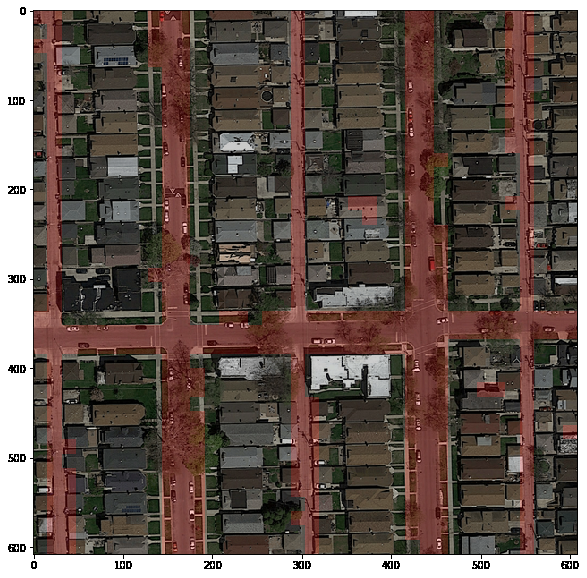
#> input picture foto_strade.png, 587 x 578 px
$ python -i preprocessing.py   (imports and definitions only)   (older library calls are emulated)
#> lines starting #> are read from the running program, lines starting #| are printed output that depends on the picture
#> further down, picture is the input picture: shape (578, 587, 3); mean B, G, R 77.9, 84.8, 98.6
import matplotlib.image as mpimg
import numpy as np
import matplotlib.pyplot as plt
import os,sys
import cv2
from scipy import ndimage
from PIL import Image
from helpers_img import *
from sklearn.cluster import KMeans
from sklearn import preprocessing as prp

# [25 lines left out: functions rotation, flip, not called in this run]

def add_gray_dimension(img):
    """
    Obtains the grayscale channel of an image.
    """
    out=np.dot(img[...,:3], [0.299, 0.587, 0.114])
    shape_one=[out.shape[0], out.shape[1], 1]
#> shape_one = [578, 587, 1]
    out = np.reshape(out, shape_one)
    return out

def add_laplacian(img):
    """
    Obtains the Gaussian-Laplacian filter of an image, both coloured and in grayscale.
    """
    laplbew=ndimage.gaussian_laplace(add_gray_dimension(img),2)
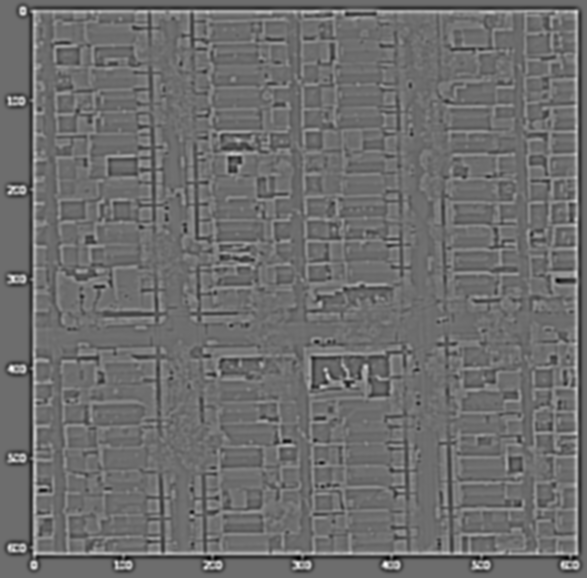
#> laplbew: shape (578, 587, 1) float64; min -23.72, max 31.18, mean 0; drawn with min black and max white
    lapl=ndimage.gaussian_laplace(img,2)
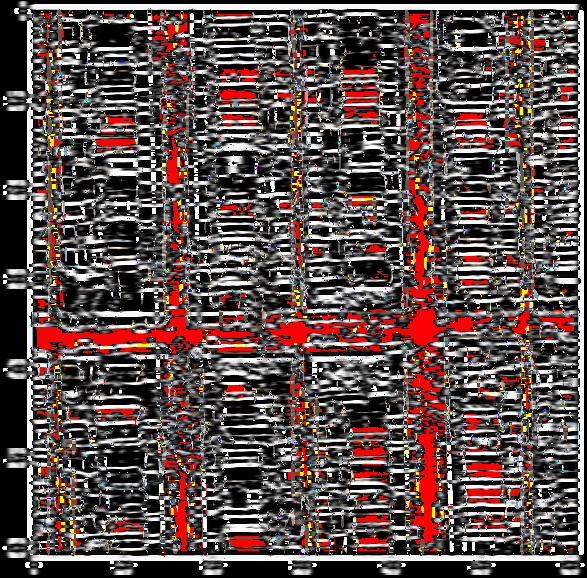
#> lapl: shape (578, 587, 3); mean B, G, R 75.7, 78.2, 96.9
    return laplbew,lapl

def add_sobel(img):
    """
    Obtains the Sobel filter of an image.
    """
    sx = ndimage.sobel(img, axis=0, mode='constant')
    sy = ndimage.sobel(img, axis=1, mode='constant')
    sob = np.hypot(sx, sy)
    return sob

def add_segment(im):
    """
    Obtains the histogram-based segmentation of an image.
    """
    n = 10
    l = 256
    im = ndimage.gaussian_filter(im, sigma=l/(4.*n))
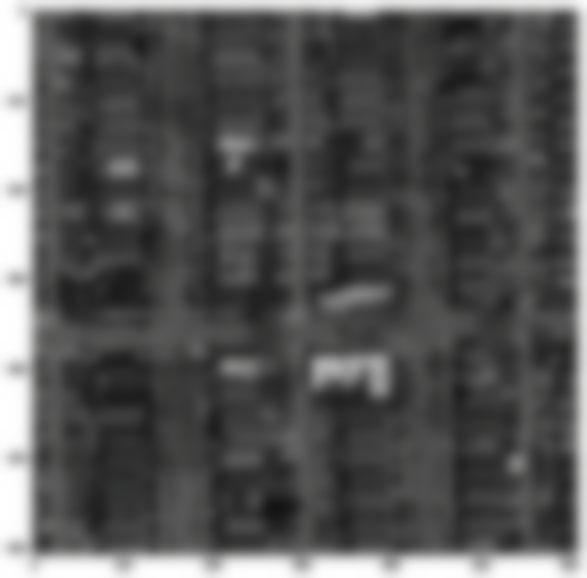
#> im: shape (578, 587, 3); mean of channels 0, 1, 2 85.5, 85.6, 85.8; drawn as B, G, R
    mask = (im > im.mean()).astype(np.float)
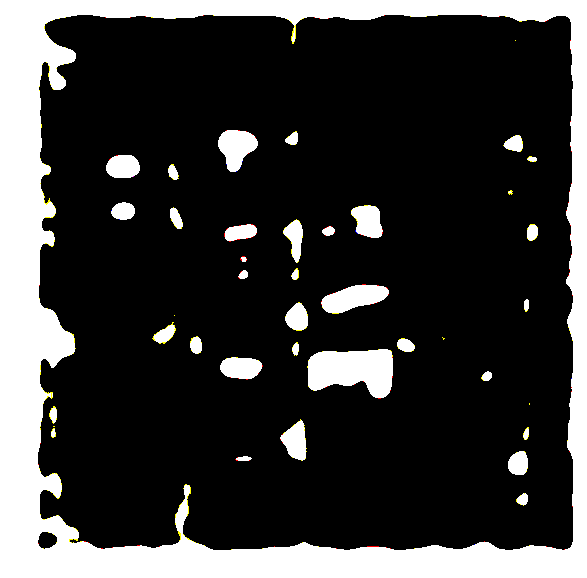
#> mask: shape (578, 587, 3) float64; mean of channels 0, 1, 2 0.222, 0.224, 0.225; drawn as B, G, R
    mask += 0.1 * im
    img = mask + 0.2*np.random.randn(*mask.shape)
    hist, bin_edges = np.histogram(img, bins=60)
#> hist = 60 values, max 89260 at index 9, min 13 at index 0, mean 16964.3; bin_edges = 61 values from 1.34 to 27.17
    bin_centers = 0.5*(bin_edges[:-1] + bin_edges[1:])
#> bin_centers = 60 values from 1.56 to 26.95
    binary_img = img > 0.5
#> binary_img: shape (578, 587, 3) bool; every value is 1
    open_img = ndimage.binary_opening(binary_img)
    # Remove small black hole
    close_img = ndimage.binary_closing(open_img)
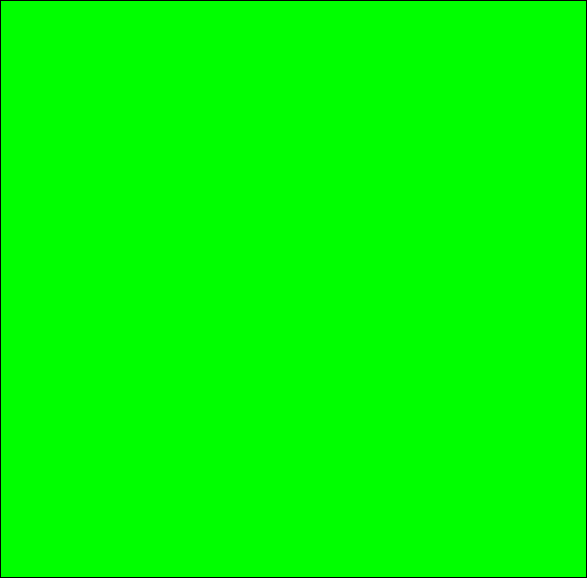
#> close_img: shape (578, 587, 3) bool; mean of channels 0, 1, 2 0, 0.993, 0; drawn as B, G, R
    close_img=add_gray_dimension(close_img)
#> in add_gray_dimension (call 3), `out=np.dot(img[...,:3], [0.299, 0.587, 0.114])`:
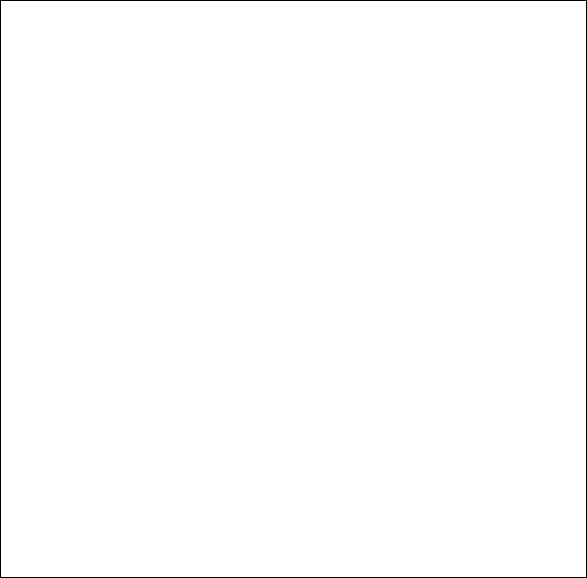
#> out: shape (578, 587) float64; values 0 (black) and 0.587 (white), 99.3% white; black in thin lines or dots
    return close_img

def add_label_kmeans(img,n_cluster, max_iters, threshold):
    """
    Obtains a new channel to an image by KMeans clustering to reduce the number of colours.
    """
#> called with img = array of shape (578, 587, 12), n_cluster = 25, max_iters = 100, threshold = 1e-06
    original_image = img
    x,y,z = original_image.shape
#> x = 578; y = 587; z = 12
    processed_image = original_image.reshape(x*y,z)
    model = KMeans(n_clusters=n_cluster, random_state=2, init = 'k-means++', n_init = 2).fit(processed_image)
    assignments = model.labels_
    mu = model.cluster_centers_
    new_image = processed_image.reshape(x,y,z)
    assignments = assignments.reshape(x,y)
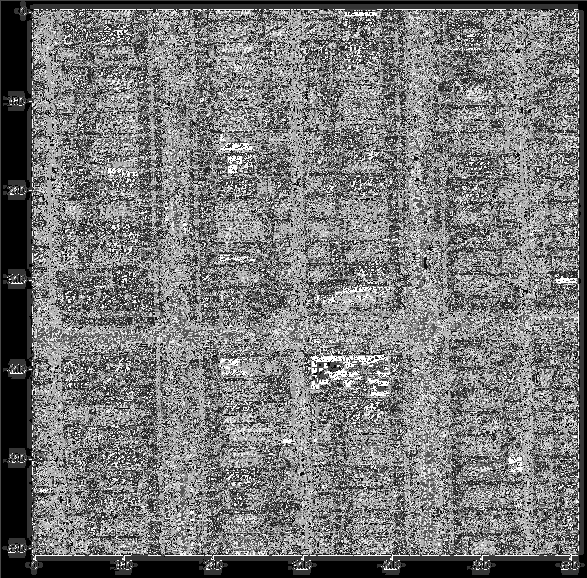
#> assignments: shape (578, 587) int32; min 0, max 24, mean 11.3; drawn with min black and max white
    final_img = np.concatenate((new_image,assignments[:,:,np.newaxis]),axis=2)
    return final_img

def add_features(img):
    """
    Adds the desired channels to the image img.
    """
    gray_img = add_gray_dimension(img)
    sob = add_sobel(img)
    lapbew,lap=add_laplacian(img)
    seg=add_segment(img)
    img = np.concatenate((img, gray_img), axis = 2)
    img = np.concatenate((img, sob), axis = 2)
    img = np.concatenate((img, lapbew), axis = 2)
    img = np.concatenate((img, lap), axis = 2)
    img = np.concatenate((img, seg), axis = 2)
    img = add_label_kmeans(img,25, 100, 1e-6)
    return img

# [40 lines left out: functions extract_features, poly_features, add_border, not called in this run]

>>> import cv2
>>> picture = cv2.imread('foto_strade.png')
>>> result = add_features(picture)
